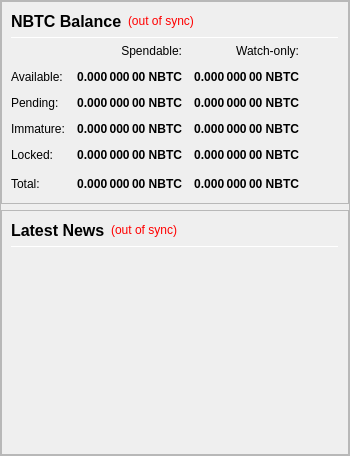
                <widget class="QFrame" name="frameObfuscation">
                 <property name="minimumSize">
                  <size>
                   <width>0</width>
                   <height>0</height>
                  </size>
                 </property>
                 <property name="frameShape">
                  <enum>QFrame::StyledPanel</enum>
                 </property>
                 <property name="frameShadow">
                  <enum>QFrame::Raised</enum>
                 </property>
                 <layout class="QVBoxLayout" name="verticalLayout" stretch="0,0">
                  <property name="leftMargin">
                   <number>0</number>
                  </property>
                  <property name="topMargin">
                   <number>0</number>
                  </property>
                  <property name="rightMargin">
                   <number>0</number>
                  </property>
                  <property name="bottomMargin">
                   <number>0</number>
                  </property>
                  <item>
                   <widget class="QFrame" name="frame_Balances">
                    <property name="frameShape">
                     <enum>QFrame::StyledPanel</enum>
                    </property>
                    <property name="frameShadow">
                     <enum>QFrame::Raised</enum>
                    </property>
                    <layout class="QVBoxLayout" name="verticalLayout_2">
                     <item>
                      <layout class="QHBoxLayout" name="horizontalLayout_4">
                       <item>
                        <widget class="QLabel" name="label_5">
                         <property name="minimumSize">
                          <size>
                           <width>0</width>
                           <height>20</height>
                          </size>
                         </property>
                         <property name="font">
                          <font>
                           <pointsize>12</pointsize>
                           <weight>75</weight>
                           <bold>true</bold>
                          </font>
                         </property>
                         <property name="text">
                          <string>NBTC Balance</string>
                         </property>
                        </widget>
                       </item>
                       <item>
                        <widget class="QLabel" name="labelWalletStatus">
                         <property name="cursor">
                          <cursorShape>WhatsThisCursor</cursorShape>
                         </property>
                         <property name="toolTip">
                          <string>The displayed information may be out of date. Your wallet automatically synchronizes with the KYD network after a connection is established, but this process has not completed yet.</string>
                         </property>
                         <property name="styleSheet">
                          <string notr="true">QLabel { color: red; }</string>
                         </property>
                         <property name="text">
                          <string notr="true">(out of sync)</string>
                         </property>
                         <property name="alignment">
                          <set>Qt::AlignLeading|Qt::AlignLeft|Qt::AlignVCenter</set>
                         </property>
                        </widget>
                       </item>
                       <item>
                        <spacer name="horizontalSpacer_Balance_1">
                         <property name="orientation">
                          <enum>Qt::Horizontal</enum>
                         </property>
                         <property name="sizeHint" stdset="0">
                          <size>
                           <width>40</width>
                           <height>20</height>
                          </size>
                         </property>
                        </spacer>
                       </item>
                      </layout>
                     </item>
                     <item>
                      <widget class="Line" name="line_Balance">
                       <property name="minimumSize">
                        <size>
                         <width>0</width>
                         <height>1</height>
                        </size>
                       </property>
                       <property name="maximumSize">
                        <size>
                         <width>16777215</width>
                         <height>1</height>
                        </size>
                       </property>
                       <property name="orientation">
                        <enum>Qt::Horizontal</enum>
                       </property>
                      </widget>
                     </item>
                     <item>
                      <layout class="QGridLayout" name="gridLayout">
                       <property name="spacing">
                        <number>12</number>
                       </property>
                       <item row="0" column="1">
                        <widget class="QLabel" name="labelSpendable">
                         <property name="text">
                          <string>Spendable:</string>
                         </property>
                         <property name="alignment">
                          <set>Qt::AlignRight|Qt::AlignTrailing|Qt::AlignVCenter</set>
                         </property>
                        </widget>
                       </item>
                       <item row="0" column="2">
                        <widget class="QLabel" name="labelWatchonly">
                         <property name="text">
                          <string>Watch-only:</string>
                         </property>
                         <property name="alignment">
                          <set>Qt::AlignRight|Qt::AlignTrailing|Qt::AlignVCenter</set>
                         </property>
                        </widget>
                       </item>
                       <item row="1" column="0">
                        <widget class="QLabel" name="labelBalanceText">
                         <property name="text">
                          <string>Available:</string>
                         </property>
                        </widget>
                       </item>
                       <item row="1" column="1">
                        <widget class="QLabel" name="labelBalance">
                         <property name="font">
                          <font>
                           <weight>75</weight>
                           <bold>true</bold>
                          </font>
                         </property>
                         <property name="cursor">
                          <cursorShape>IBeamCursor</cursorShape>
                         </property>
                         <property name="toolTip">
                          <string>Your current spendable balance</string>
                         </property>
                         <property name="text">
                          <string notr="true">0.000 000 00 NBTC</string>
                         </property>
                         <property name="alignment">
                          <set>Qt::AlignRight|Qt::AlignTrailing|Qt::AlignVCenter</set>
                         </property>
                         <property name="textInteractionFlags">
                          <set>Qt::LinksAccessibleByMouse|Qt::TextSelectableByKeyboard|Qt::TextSelectableByMouse</set>
                         </property>
                        </widget>
                       </item>
                       <item row="1" column="2">
                        <widget class="QLabel" name="labelWatchAvailable">
                         <property name="font">
                          <font>
                           <weight>75</weight>
                           <bold>true</bold>
                          </font>
                         </property>
                         <property name="cursor">
                          <cursorShape>IBeamCursor</cursorShape>
                         </property>
                         <property name="toolTip">
                          <string>Your current balance in watch-only addresses</string>
                         </property>
                         <property name="text">
                          <string notr="true">0.000 000 00 NBTC</string>
                         </property>
                         <property name="alignment">
                          <set>Qt::AlignRight|Qt::AlignTrailing|Qt::AlignVCenter</set>
                         </property>
                         <property name="textInteractionFlags">
                          <set>Qt::LinksAccessibleByMouse|Qt::TextSelectableByKeyboard|Qt::TextSelectableByMouse</set>
                         </property>
                        </widget>
                       </item>
                       <item row="2" column="0">
                        <widget class="QLabel" name="labelPendingText">
                         <property name="text">
                          <string>Pending:</string>
                         </property>
                        </widget>
                       </item>
                       <item row="2" column="1">
                        <widget class="QLabel" name="labelUnconfirmed">
                         <property name="font">
                          <font>
                           <weight>75</weight>
                           <bold>true</bold>
                          </font>
                         </property>
                         <property name="cursor">
                          <cursorShape>IBeamCursor</cursorShape>
                         </property>
                         <property name="toolTip">
                          <string>Total of transactions that have yet to be confirmed, and do not yet count toward the spendable balance</string>
                         </property>
                         <property name="text">
                          <string notr="true">0.000 000 00 NBTC</string>
                         </property>
                         <property name="alignment">
                          <set>Qt::AlignRight|Qt::AlignTrailing|Qt::AlignVCenter</set>
                         </property>
                         <property name="textInteractionFlags">
                          <set>Qt::LinksAccessibleByMouse|Qt::TextSelectableByKeyboard|Qt::TextSelectableByMouse</set>
                         </property>
                        </widget>
                       </item>
                       <item row="2" column="2">
                        <widget class="QLabel" name="labelWatchPending">
                         <property name="font">
                          <font>
                           <weight>75</weight>
                           <bold>true</bold>
                          </font>
                         </property>
                         <property name="cursor">
                          <cursorShape>IBeamCursor</cursorShape>
                         </property>
                         <property name="toolTip">
                          <string>Unconfirmed transactions to watch-only addresses</string>
                         </property>
                         <property name="text">
                          <string notr="true">0.000 000 00 NBTC</string>
                         </property>
                         <property name="alignment">
                          <set>Qt::AlignRight|Qt::AlignTrailing|Qt::AlignVCenter</set>
                         </property>
                         <property name="textInteractionFlags">
                          <set>Qt::LinksAccessibleByMouse|Qt::TextSelectableByKeyboard|Qt::TextSelectableByMouse</set>
                         </property>
                        </widget>
                       </item>
                       <item row="3" column="0">
                        <widget class="QLabel" name="labelImmatureText">
                         <property name="text">
                          <string>Immature:</string>
                         </property>
                        </widget>
                       </item>
                       <item row="3" column="1">
                        <widget class="QLabel" name="labelImmature">
                         <property name="font">
                          <font>
                           <weight>75</weight>
                           <bold>true</bold>
                          </font>
                         </property>
                         <property name="cursor">
                          <cursorShape>IBeamCursor</cursorShape>
                         </property>
                         <property name="toolTip">
                          <string>Staked or masternode rewards that has not yet matured</string>
                         </property>
                         <property name="text">
                          <string notr="true">0.000 000 00 NBTC</string>
                         </property>
                         <property name="alignment">
                          <set>Qt::AlignRight|Qt::AlignTrailing|Qt::AlignVCenter</set>
                         </property>
                         <property name="textInteractionFlags">
                          <set>Qt::LinksAccessibleByMouse|Qt::TextSelectableByKeyboard|Qt::TextSelectableByMouse</set>
                         </property>
                        </widget>
                       </item>
                       <item row="3" column="2">
                        <widget class="QLabel" name="labelWatchImmature">
                         <property name="font">
                          <font>
                           <weight>75</weight>
                           <bold>true</bold>
                          </font>
                         </property>
                         <property name="cursor">
                          <cursorShape>IBeamCursor</cursorShape>
                         </property>
                         <property name="toolTip">
                          <string>Staked or masternode rewards in watch-only addresses that has not yet matured</string>
                         </property>
                         <property name="text">
                          <string notr="true">0.000 000 00 NBTC</string>
                         </property>
                         <property name="alignment">
                          <set>Qt::AlignRight|Qt::AlignTrailing|Qt::AlignVCenter</set>
                         </property>
                         <property name="textInteractionFlags">
                          <set>Qt::LinksAccessibleByMouse|Qt::TextSelectableByKeyboard|Qt::TextSelectableByMouse</set>
                         </property>
                        </widget>
                       </item>
                       <item row="4" column="0">
                        <widget class="QLabel" name="labelLockedBalanceText">
                         <property name="toolTip">
                          <string>Locked NBTC or Masternode collaterals.</string>
                         </property>
                         <property name="text">
                          <string>Locked:</string>
                         </property>
                        </widget>
                       </item>
                       <item row="4" column="1">
                        <widget class="QLabel" name="labelLockedBalance">
                         <property name="font">
                          <font>
                           <weight>75</weight>
                           <bold>true</bold>
                          </font>
                         </property>
                         <property name="cursor">
                          <cursorShape>IBeamCursor</cursorShape>
                         </property>
                         <property name="toolTip">
                          <string>Locked NBTC or Masternode collaterals</string>
                         </property>
                         <property name="text">
                          <string notr="true">0.000 000 00 NBTC</string>
                         </property>
                         <property name="alignment">
                          <set>Qt::AlignRight|Qt::AlignTrailing|Qt::AlignVCenter</set>
                         </property>
                         <property name="textInteractionFlags">
                          <set>Qt::LinksAccessibleByMouse|Qt::TextSelectableByKeyboard|Qt::TextSelectableByMouse</set>
                         </property>
                        </widget>
                       </item>
                       <item row="4" column="2">
                        <widget class="QLabel" name="labelWatchLocked">
                         <property name="font">
                          <font>
                           <weight>75</weight>
                           <bold>true</bold>
                          </font>
                         </property>
                         <property name="cursor">
                          <cursorShape>IBeamCursor</cursorShape>
                         </property>
                         <property name="toolTip">
                          <string>Current locked balance in watch-only addresses</string>
                         </property>
                         <property name="text">
                          <string notr="true">0.000 000 00 NBTC</string>
                         </property>
                         <property name="alignment">
                          <set>Qt::AlignRight|Qt::AlignTrailing|Qt::AlignVCenter</set>
                         </property>
                         <property name="textInteractionFlags">
                          <set>Qt::LinksAccessibleByMouse|Qt::TextSelectableByKeyboard|Qt::TextSelectableByMouse</set>
                         </property>
                        </widget>
                       </item>
                       <item row="5" column="0">
                        <widget class="QLabel" name="labelTotalText">
                         <property name="toolTip">
                          <string>Your current NBTC balance, unconfirmed and immature transactions included</string>
                         </property>
                         <property name="text">
                          <string>Total:</string>
                         </property>
                        </widget>
                       </item>
                       <item row="5" column="1">
                        <widget class="QLabel" name="labelTotal">
                         <property name="font">
                          <font>
                           <weight>75</weight>
                           <bold>true</bold>
                          </font>
                         </property>
                         <property name="cursor">
                          <cursorShape>IBeamCursor</cursorShape>
                         </property>
                         <property name="toolTip">
                          <string>Your current NBTC balance, unconfirmed and immature transactions included</string>
                         </property>
                         <property name="text">
                          <string notr="true">0.000 000 00 NBTC</string>
                         </property>
                         <property name="alignment">
                          <set>Qt::AlignRight|Qt::AlignTrailing|Qt::AlignVCenter</set>
                         </property>
                         <property name="textInteractionFlags">
                          <set>Qt::LinksAccessibleByMouse|Qt::TextSelectableByKeyboard|Qt::TextSelectableByMouse</set>
                         </property>
                        </widget>
                       </item>
                       <item row="5" column="2">
                        <widget class="QLabel" name="labelWatchTotal">
                         <property name="font">
                          <font>
                           <weight>75</weight>
                           <bold>true</bold>
                          </font>
                         </property>
                         <property name="cursor">
                          <cursorShape>IBeamCursor</cursorShape>
                         </property>
                         <property name="toolTip">
                          <string>Current total balance in watch-only addresses</string>
                         </property>
                         <property name="text">
                          <string notr="true">0.000 000 00 NBTC</string>
                         </property>
                         <property name="alignment">
                          <set>Qt::AlignRight|Qt::AlignTrailing|Qt::AlignVCenter</set>
                         </property>
                         <property name="textInteractionFlags">
                          <set>Qt::LinksAccessibleByMouse|Qt::TextSelectableByKeyboard|Qt::TextSelectableByMouse</set>
                         </property>
                        </widget>
                       </item>
                       <item row="5" column="3">
                        <spacer name="horizontalSpacer_Balance_2">
                         <property name="orientation">
                          <enum>Qt::Horizontal</enum>
                         </property>
                         <property name="sizeHint" stdset="0">
                          <size>
                           <width>40</width>
                           <height>20</height>
                          </size>
                         </property>
                        </spacer>
                       </item>
                      </layout>
                     </item>
                    </layout>
                   </widget>
                  </item>
                  <item>
                   <widget class="QFrame" name="frame_News">
                    <property name="minimumSize">
                     <size>
                      <width>0</width>
                      <height>0</height>
                     </size>
                    </property>
                    <property name="frameShape">
                     <enum>QFrame::StyledPanel</enum>
                    </property>
                    <property name="frameShadow">
                     <enum>QFrame::Raised</enum>
                    </property>
                    <layout class="QVBoxLayout" name="verticalLayout_3" stretch="0,0,0">
                     <item>
                      <layout class="QHBoxLayout" name="horizontalLayout_News">
                       <item>
                        <widget class="QLabel" name="labelNews">
                         <property name="minimumSize">
                          <size>
                           <width>0</width>
                           <height>20</height>
                          </size>
                         </property>
                         <property name="font">
                          <font>
                           <pointsize>12</pointsize>
                           <weight>75</weight>
                           <bold>true</bold>
                          </font>
                         </property>
                         <property name="text">
                          <string>Latest News</string>
                         </property>
                        </widget>
                       </item>
                       <item>
                        <widget class="QLabel" name="labelNewsStatus">
                         <property name="cursor">
                          <cursorShape>WhatsThisCursor</cursorShape>
                         </property>
                         <property name="toolTip">
                          <string>The displayed information may be out of date. Your wallet automatically synchronizes with the NBTC network after a connection is established, but this process has not completed yet.</string>
                         </property>
                         <property name="styleSheet">
                          <string notr="true">QLabel { color: red; }</string>
                         </property>
                         <property name="text">
                          <string notr="true">(out of sync)</string>
                         </property>
                         <property name="alignment">
                          <set>Qt::AlignRight|Qt::AlignTrailing|Qt::AlignVCenter</set>
                         </property>
                        </widget>
                       </item>
                       <item>
                        <spacer name="horizontalSpacer_Balance_3">
                         <property name="orientation">
                          <enum>Qt::Horizontal</enum>
                         </property>
                         <property name="sizeHint" stdset="0">
                          <size>
                           <width>40</width>
                           <height>20</height>
                          </size>
                         </property>
                        </spacer>
                       </item>
                      </layout>
                     </item>
                     <item>
                      <widget class="Line" name="line_News">
                       <property name="minimumSize">
                        <size>
                         <width>0</width>
                         <height>1</height>
                        </size>
                       </property>
                       <property name="maximumSize">
                        <size>
                         <width>16777215</width>
                         <height>1</height>
                        </size>
                       </property>
                       <property name="orientation">
                        <enum>Qt::Horizontal</enum>
                       </property>
                      </widget>
                     </item>
                     <item>
                      <widget class="QListWidget" name="listNews">
                       <property name="sizePolicy">
                        <sizepolicy hsizetype="Expanding" vsizetype="Expanding">
                         <horstretch>0</horstretch>
                         <verstretch>0</verstretch>
                        </sizepolicy>
                       </property>
                       <property name="minimumSize">
                        <size>
                         <width>0</width>
                         <height>0</height>
                        </size>
                       </property>
                       <property name="sizeIncrement">
                        <size>
                         <width>0</width>
                         <height>0</height>
                        </size>
                       </property>
                       <property name="styleSheet">
                        <string notr="true">QListView { background: transparent; }</string>
                       </property>
                       <property name="frameShape">
                        <enum>QFrame::NoFrame</enum>
                       </property>
                       <property name="verticalScrollBarPolicy">
                        <enum>Qt::ScrollBarAsNeeded</enum>
                       </property>
                       <property name="horizontalScrollBarPolicy">
                        <enum>Qt::ScrollBarAsNeeded</enum>
                       </property>
                       <property name="selectionMode">
                        <enum>QAbstractItemView::NoSelection</enum>
                       </property>
                       <property name="selectionBehavior">
                        <enum>QAbstractItemView::SelectRows</enum>
                       </property>
                       <property name="verticalScrollMode">
                        <enum>QAbstractItemView::ScrollPerItem</enum>
                       </property>
                      </widget>
                     </item>
                    </layout>
                   </widget>
                  </item>
                 </layout>
                </widget>
